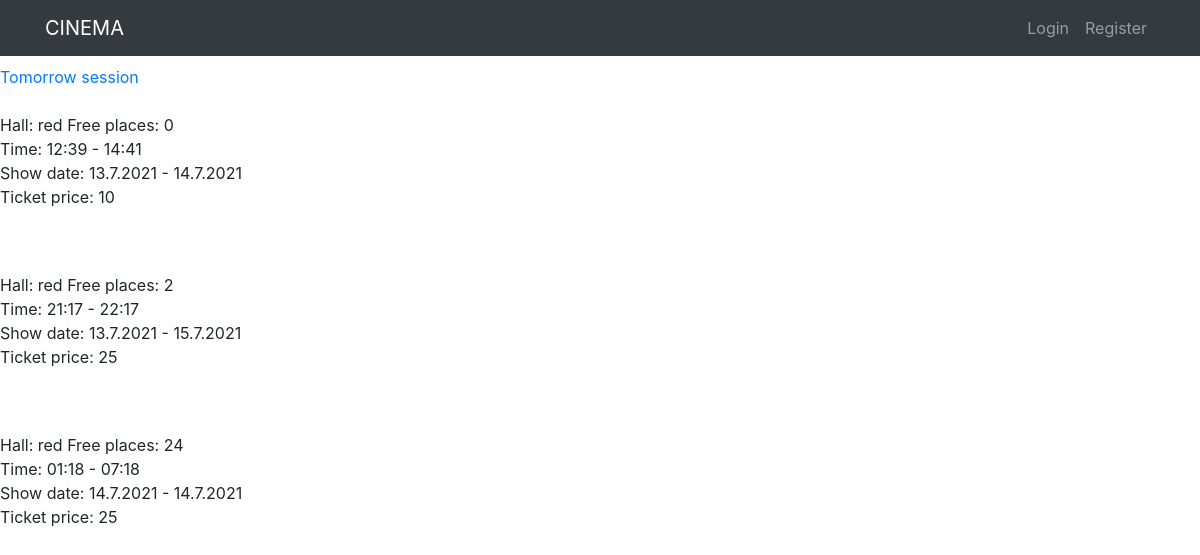
The page / on the database its author committed.
### cinema/models.py (models this page shows, shortened)
class Session(models.Model):
    hall = models.ForeignKey(Hall, on_delete=models.CASCADE, related_name='sessions', verbose_name=_('Hall'))
    start_time = models.TimeField(verbose_name=_('Start time'))
    end_time = models.TimeField(verbose_name=_('End time'))
    start_date = models.DateField(verbose_name=_('Start date'))
    end_date = models.DateField(verbose_name=_('End date'))
    price = models.PositiveSmallIntegerField(verbose_name=_('Ticket price'))
    status = models.BooleanField(default=True, verbose_name=_('Status'), blank=True)
    class Meta:
        verbose_name = _('Session')
        verbose_name_plural = _('Sessions')
    @property
    def get_show_date(self):
        return f'{self.start_date.day}.{self.start_date.month}.{self.start_date.year}' \
               f' - ' \
               f'{self.end_date.day}.{self.end_date.month}.{self.end_date.year}'

class Hall(models.Model):
    name = models.CharField(max_length=50, verbose_name=_('Hall name'))
    slug = models.SlugField(max_length=128, unique=True)
    size = models.PositiveSmallIntegerField(verbose_name=_('Hall size'))
    class Meta:
        verbose_name = _('Hall')
        verbose_name_plural = _('Halls')

### cinema/views.py (the view, shortened to what this page needs)
# urls.py: path('', SessionListView.as_view(), name='today'),
class SessionListView(ListView):
    model = Session
    template_name = 'cinema/today.html'
    context_object_name = 'sessions'
    extra_context = {'quantity': TicketForm}
    def get_context_data(self, **kwargs):
        context = super().get_context_data(**kwargs)
        if self.request.user.is_authenticated:
            context['filter'] = FilterForm
        return context
    def get_queryset(self):
        return Session.objects.filter(
            status=True,
            end_date__gte=timezone.now().date(),
            start_date__lte=timezone.now().date()).annotate(total=Sum('session_tickets__quantity'))

### templates/cinema/today.html (shortened to what this page needs)
{% extends 'base.html' %}
{% load i18n %}
{% load mathfilters %}
{% block content %}
    <a href="{% url 'cinema:tomorrow' %}">{% translate "Tomorrow session" %}</a> <br>
     <br>
    {% for session in sessions %}
        <div>
            <form method="post" action="{% url 'cinema:create_ticket' %}">
                <p>{% translate 'Hall' %}:  {{ session.hall.name }}
                {% translate 'Free places' %}: {{ session.hall.size|sub:session.total }}<br>
                {% translate 'Time' %}: {{ session.start_time|time:"H:i" }} - {{ session.end_time|time:"H:i" }}<br>
                {% translate 'Show date' %}: {{ session.get_show_date }}<br>
                {% translate 'Ticket price' %}: {{ session.price }}<br>
                 <br>
            </form>  <br>
        </div>
    {% endfor %}
{% endblock %}

### templates/navbar.html (style rules this page uses)
body { padding-top: 65px; }

### rows shown on the page
Session: hall.name "red", hall.size|sub "0", start_time "12:39", end_time "14:41", get_show_date "13.7.2021 - 14.7.2021", price "10"
Session: hall.name "red", hall.size|sub "2", start_time "21:17", end_time "22:17", get_show_date "13.7.2021 - 15.7.2021", price "25"
Session: hall.name "red", hall.size|sub "24", start_time "01:18", end_time "07:18", get_show_date "14.7.2021 - 14.7.2021", price "25"
